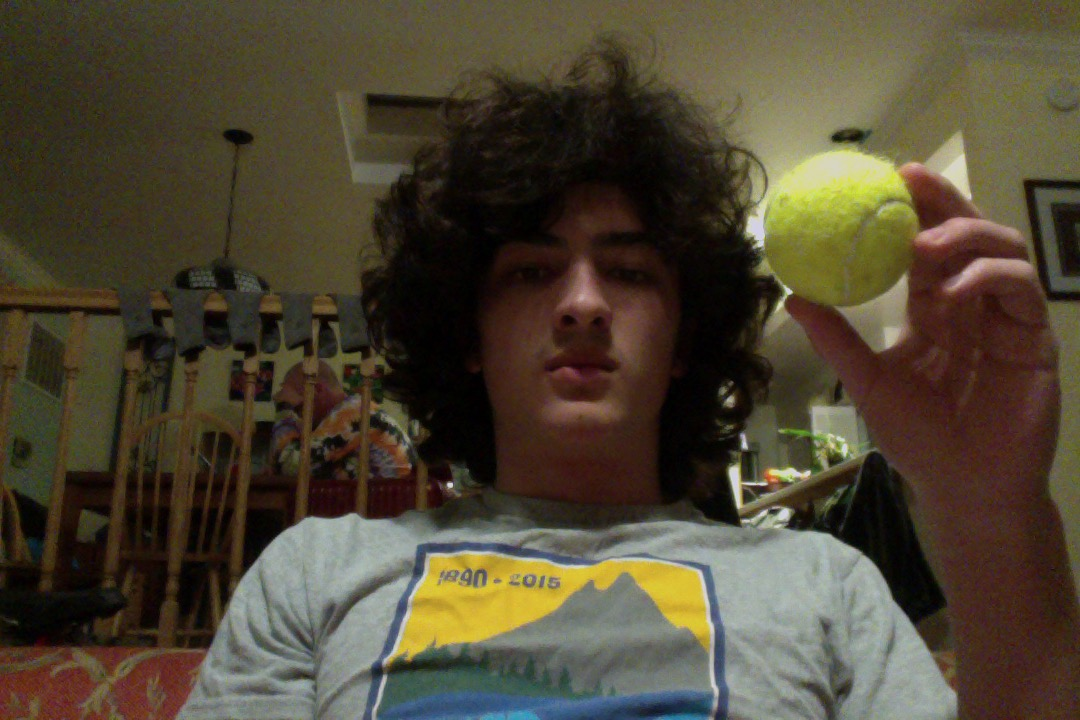
#> input picture ballPicture.jpeg, 1080 x 720 px, given in place of the camera
$ python BallFinder.py   (older library calls are emulated)
#> lines starting #> are read from the running program, lines starting #| are printed output that depends on the picture; after the words box and inside, x2 and y2 are one past the last pixel; in counts of white or black regions, pixels touching at a corner belong together
import numpy as np
import cv2
from colormap import rgb2hex
from scipy.linalg import circulant


class BallFinder:
    # [ 80, 20, 100] [100, 255, 255]
    def __init__(self):
        self.refPt = [0,0]
        self.lowerHSV = np.array([80, 20, 100]).astype(np.uint8)
        self.higherHSV = np.array([100, 255, 255]).astype(np.uint8)
        self.clicked = False
        self.locked = False
        self.currentStep = 0
        self.WIDTH = 512
        self.HEIGHT = 1024

    def nothing(self, event, x, y, flags, param):
        if event == cv2.EVENT_LBUTTONDOWN:
            refPt[0] = int(y)
            refPt[1] = int(x)
            self.clicked = True
        pass

    def checkTennisBall(self):
        cap = cv2.VideoCapture(0)
        cap.set(3, self.WIDTH)
        cap.set(4, self.HEIGHT)
        trackingLength = 5
        previousLocations = np.full((trackingLength,2), 0).astype(np.uint32) # holds the previous coordinates,
        cv2.namedWindow('hsv')
        cv2.setMouseCallback("hsv", self.nothing)
        while(True):
            # Capture frame-by-frame
            ret, frame = cap.read()
#> frame is the input picture: shape (720, 1080, 3); mean B, G, R 51.7, 69.9, 78.6

            smoothed = cv2.GaussianBlur(frame, (5, 5), 0)

            hsv = cv2.cvtColor(smoothed, cv2.COLOR_BGR2HSV)
#> hsv: shape (720, 1080, 3); mean H, S, V 32.7, 112.8, 81
            '''
            if not self.clicked and not self.locked:
                referenceColor = hsv[self.refPt[0]][self.refPt[1]]
                self.lowerHSV = np.array([referenceColor[0] - 10, 20, 100]).astype(np.uint8)
                self.higherHSV = np.array([referenceColor[0] + 10, 255, 255]).astype(np.uint8)
            if self.clicked:
                referenceColor = hsv[self.refPt[0]][self.refPt[1]]
                self.lowerHSV = np.array([referenceColor[0] - 10, 20, 100]).astype(np.uint8)
                self.higherHSV = np.array([referenceColor[0] + 10, 255, 255]).astype(np.uint8)
                self.clicked = False
                self.locked = True
            '''
            #print(self.lowerHSV, self.higherHSV)

            mask = cv2.inRange(hsv, self.lowerHSV, self.higherHSV) # filters out colors that arent close to tennis ball
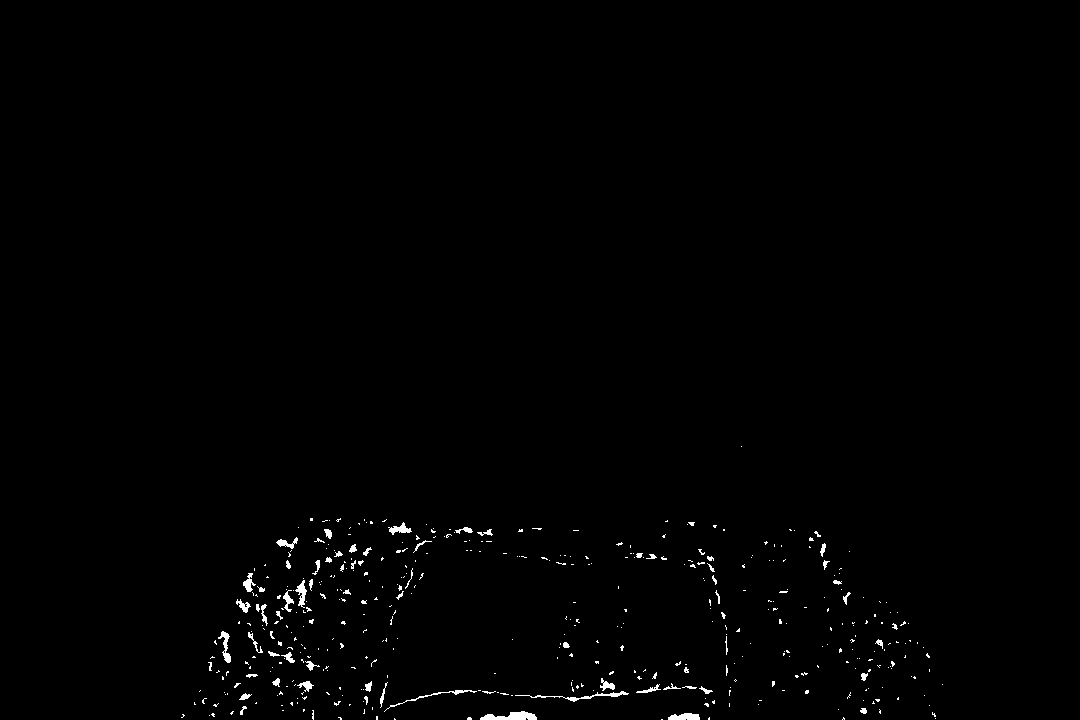
#> mask: shape (720, 1080); 0.74% white; 443 white regions (375 under 20 px), largest, box (x1, y1, x2, y2) and area: (480, 711, 537, 720) 324, (515, 691, 629, 702) 238, (668, 713, 700, 720) 178

            ones = np.full(frame.shape, 255)

            res = cv2.bitwise_and(ones,ones, mask= mask).astype(frame.dtype) # turns the mask into a bw colored image
#> ones: shape (720, 1080, 3) int64; every value is 255

            threeKernel = np.ones((3,3), np.uint8)
            res = cv2.cv2.morphologyEx(res, cv2.MORPH_OPEN, threeKernel)
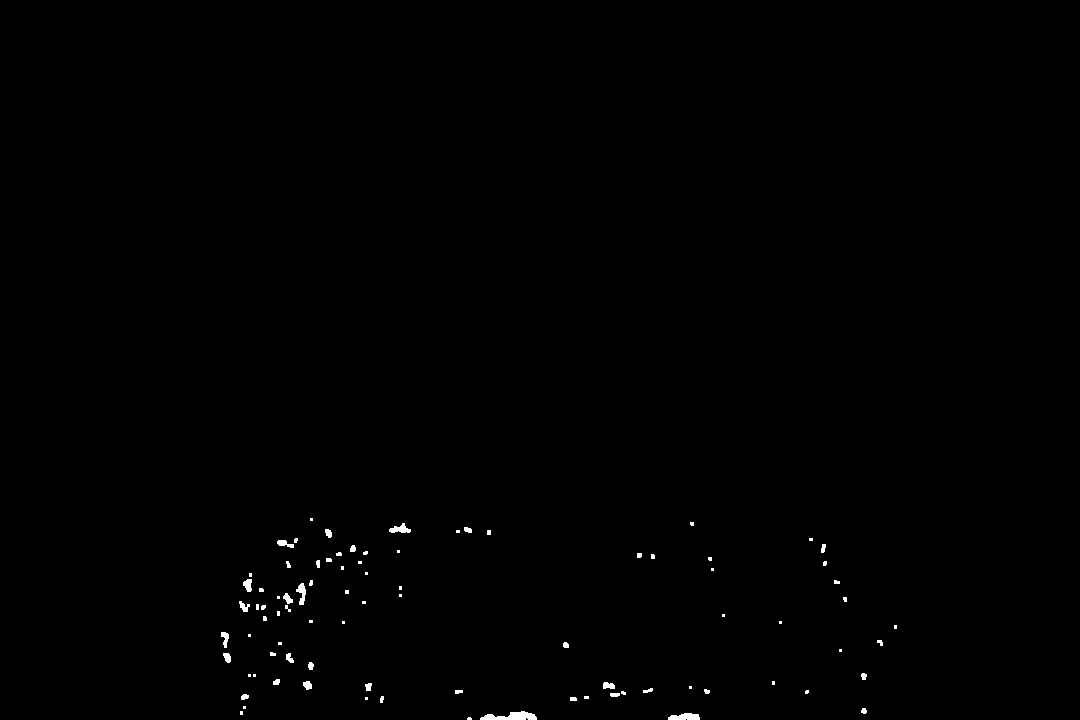
#> res: shape (720, 1080, 3); 0.35% white; 86 white regions (44 under 20 px), largest, box (x1, y1, x2, y2) and area: (480, 711, 537, 720) 324, (668, 713, 700, 720) 176, (389, 523, 411, 533) 126
            res = cv2.morphologyEx(res, cv2.MORPH_CLOSE, threeKernel)
#> res: shape (720, 1080, 3); 0.36% white; 81 white regions (39 under 20 px), largest, box (x1, y1, x2, y2) and area: (480, 711, 537, 720) 329, (668, 713, 700, 720) 179, (389, 523, 411, 533) 128

            edges = cv2.Canny(res, 0, 1) # gets the edges of the mask
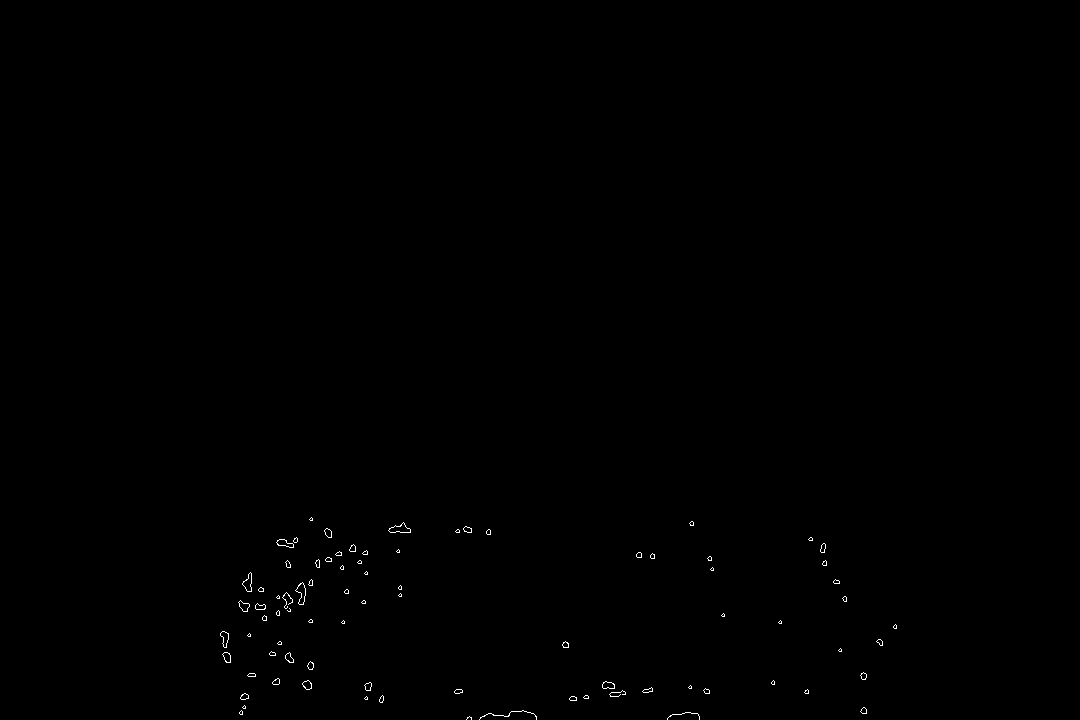
#> edges: shape (720, 1080); 0.19% white in thin lines or dots, all inside (x1, y1, x2, y2) = (220, 517, 897, 720)

            res2, cnts, hier = cv2.findContours(edges, cv2.RETR_LIST, cv2.CHAIN_APPROX_SIMPLE)
#> cnts = 158 contours, 94 with area under 20; largest, box (x1, y1, x2, y2) and area: (388, 522, 411, 533) 122, (388, 522, 411, 533) 120, (295, 582, 306, 605) 116, (295, 582, 306, 605) 113, (242, 572, 252, 592) 97

            largestArea = sorted(cnts, key = cv2.contourArea, reverse = True) # gets the largest contour area
#> largestArea has the same summary as cnts

            if len(largestArea) > 0:

                (x,y),radius = cv2.minEnclosingCircle(largestArea[0])
#> x = 399; y = 530.5; radius = 11.06
                if radius > 40:
                    center = (int(x),int(y))

                    previousCoordinate = previousLocations[self.currentStep - trackingLength + 1]
                    radius = int(radius)
                    cv2.circle(frame, center,radius,(0,255,0),2)

                    # find difference between current and next coordinate
                    nextCoordinate = np.add(np.subtract(center, previousCoordinate),center)
                    nextCoordinate[0] = min(self.WIDTH - 1, nextCoordinate[0])
                    nextCoordinate[1] = min(self.HEIGHT - 1, nextCoordinate[1])
                    print(nextCoordinate.dtype)
                    cv2.line(frame, center, tuple(nextCoordinate),(0,0,255),5)
                    previousLocations[(self.currentStep - trackingLength) + 1] = center

                    self.currentStep = (self.currentStep + 1) % trackingLength

            cv2.imshow('edges', res)
            cv2.imshow('drawn', frame)
            cv2.imshow('hsv', hsv)


            if cv2.waitKey(1) & 0xFF == ord('q'):
#> (key q is pressed here)
                break
        # When everything done, release the capture
        cap.release()
        cv2.destroyAllWindows()


x = BallFinder()
x.checkTennisBall()

$ run again, on test.jpeg
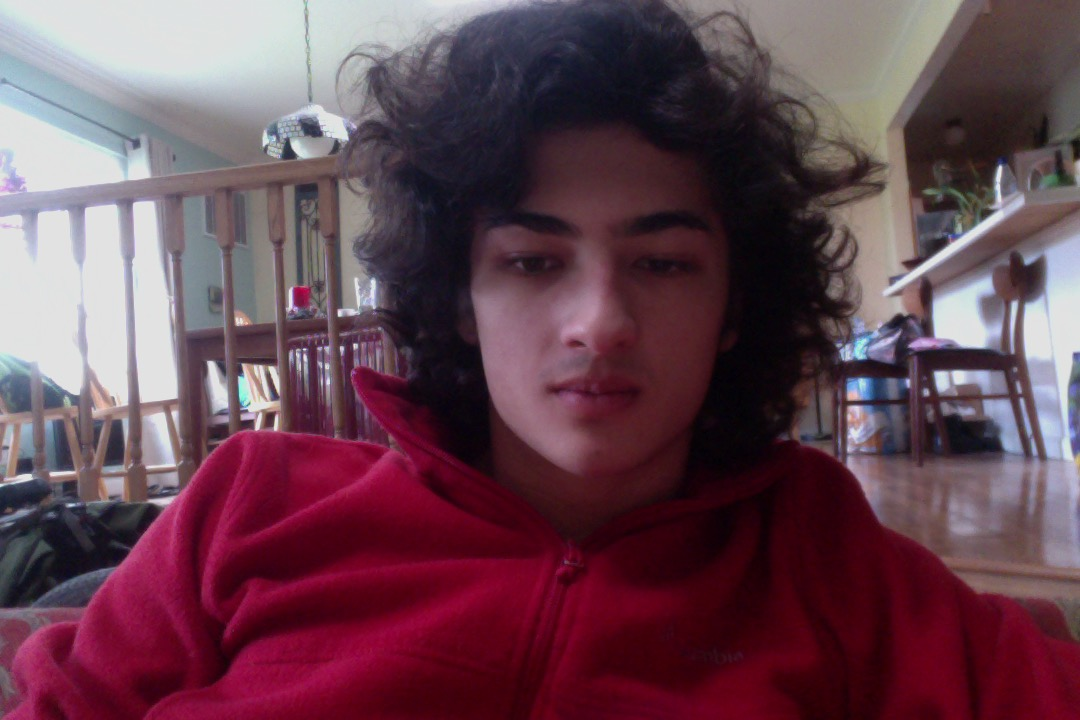
#> input picture test.jpeg, 1080 x 720 px, given in place of the camera
#> in checkTennisBall, frame is the input picture: shape (720, 1080, 3); mean B, G, R 81.1, 68.8, 102.6
#> hsv: shape (720, 1080, 3); mean H, S, V 133, 119.2, 106.4
#> in checkTennisBall, `mask = cv2.inRange(hsv, self.lowerHSV, self.higherHSV)`:
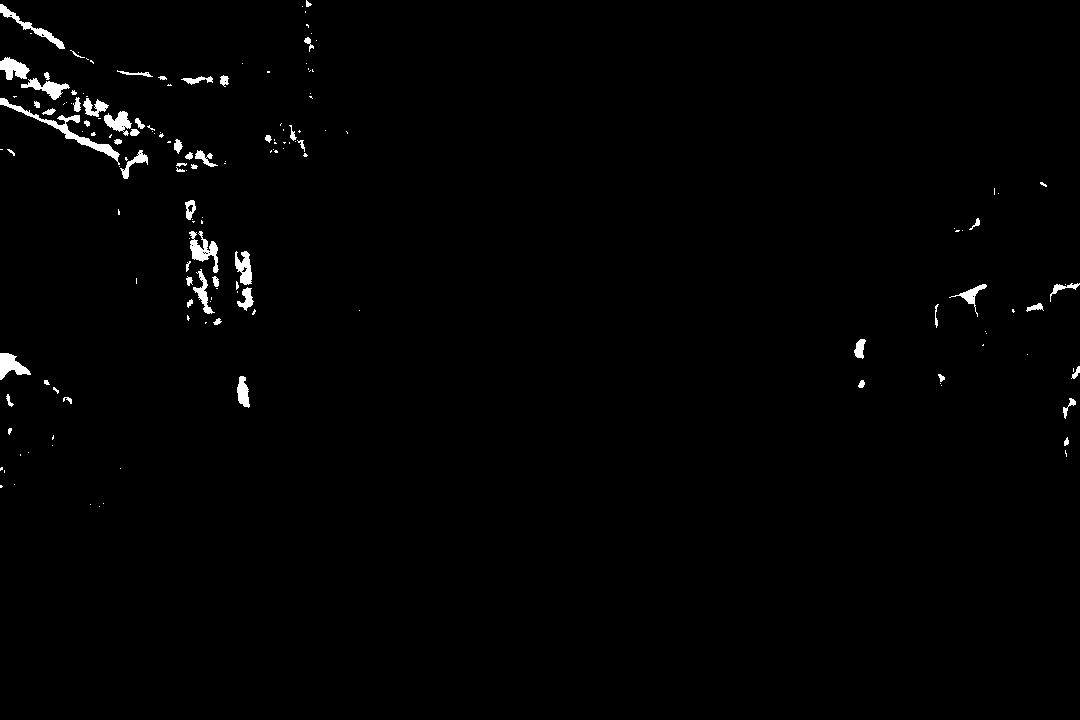
#> mask: shape (720, 1080); 1.1% white; 160 white regions (100 under 20 px), largest, box (x1, y1, x2, y2) and area: (0, 98, 120, 165) 891, (189, 231, 219, 273) 531, (0, 4, 65, 49) 455
#> ones: shape (720, 1080, 3) int64; every value is 255
#> in checkTennisBall, `edges = cv2.Canny(res, 0, 1)`:
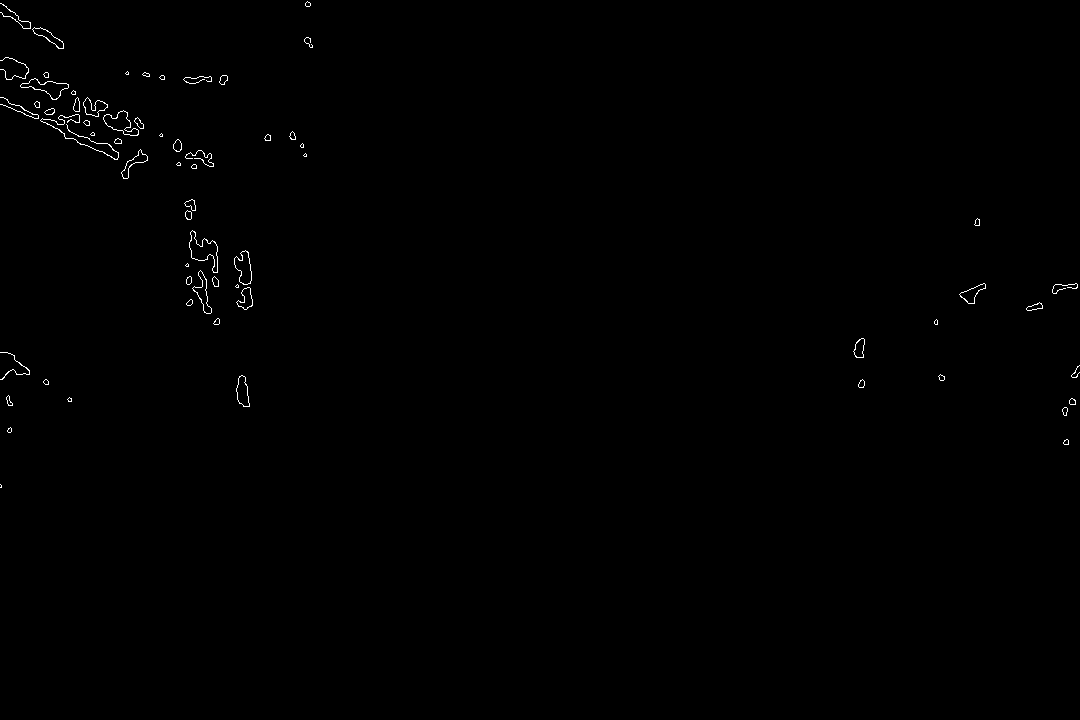
#> edges: shape (720, 1080); 0.35% white in thin lines or dots, all inside (x1, y1, x2, y2) = (0, 1, 1080, 488)
#> cnts = 119 contours, 47 with area under 20; largest, box (x1, y1, x2, y2) and area: (189, 230, 218, 273) 524, (189, 230, 218, 273) 515, (20, 78, 69, 100) 416, (103, 110, 139, 136) 412, (20, 78, 69, 100) 406
#> largestArea has the same summary as cnts
#> x = 204.5; y = 251; radius = 24.44
